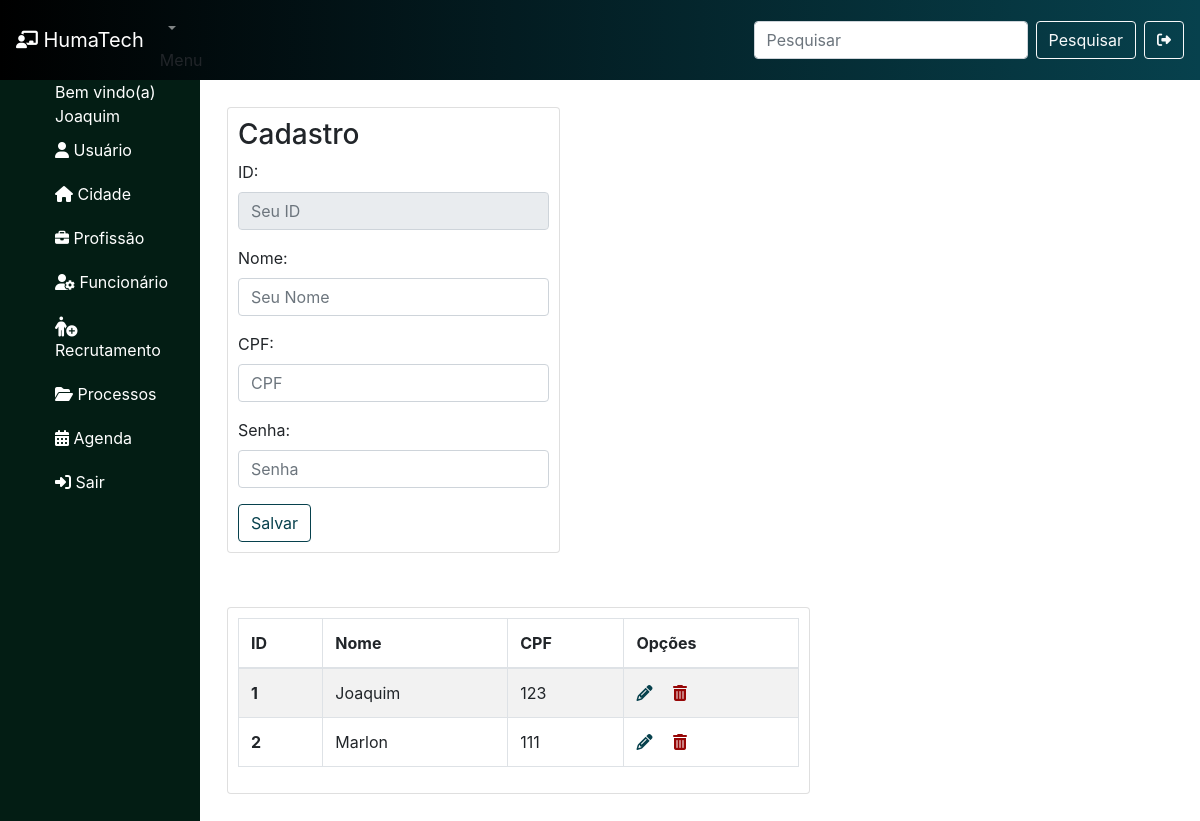
The app's page /principal.php (signed in) with its own data.
### tables this page shows
CREATE TABLE usuario(
    id INT PRIMARY KEY NOT NULL AUTO_INCREMENT,
    nome VARCHAR(45),
    cpf VARCHAR(45),
    senha VARCHAR(45)
);

### principal.php (the view, shortened to what this page needs)
<!DOCTYPE html>
<html lang="pr-br">
<?php
include "conexao.php";
$destino = './usuario/inserir.php';
?>
<head>
  <link rel="stylesheet" href="https://cdnjs.cloudflare.com/ajax/libs/font-awesome/6.6.0/css/all.min.css"
 />
  <link rel="stylesheet" href="https://stackpath.bootstrapcdn.com/bootstrap/4.1.3/css/bootstrap.min.css"
>
  <link rel="stylesheet" href="./recursos/style.css">
  <link rel="stylesheet" href="https://cdn.datatables.net/2.1.8/css/dataTables.dataTables.css" />
</head>
<body>
<?php include './menuSuperior.php';?>
  <div class="container-fluid">
    <div class="row">
      <div class="col-md-2 menu">
       <?php include './menuLateral.php'; ?>
      </div>
      <div class="col-md-10">
        <div class="row">
          <div class="col-md-4 card">
            <h3>Cadastro</h3>
            <form action="<?= $destino ?>" method="post">
              <div class="form-group">
                <label>ID: </label>
                <input readonly value="<?php echo isset($dadosAlt) ? $dadosAlt['id'] : '' ?>" type="text" name="id"
                  class="form-control" placeholder="Seu ID">
              </div>
              <div class="form-group">
                <label>Nome: </label>
                <input value="<?php echo isset($dadosAlt) ? $dadosAlt['nome'] : '' ?>" type="text" name="nome" required
                  class="form-control" placeholder="Seu Nome">
              </div>
              <div class="form-group">
                <label>CPF: </label>
                <input value="<?php echo isset($dadosAlt) ? $dadosAlt['cpf'] : '' ?>" type="text" name="cpf" required
                  class="form-control cpf" placeholder="CPF">
              </div>
              <div class="form-group">
                <label>Senha: </label>
                <input value="<?php echo isset($dadosAlt) ? $dadosAlt['senha'] : '' ?>" type="password" name="senha"
                  required class="form-control" placeholder="Senha">
              </div>
              <button type="submit" class="btn btn-outline-info color"> Salvar </button>
            </form>
          </div>
          <div class="col-md-7 card">
            <table class="table table-striped table-bordered" id="tabela">
              <thead>
                <tr>
                  <th scope="col">ID</th>
                  <th scope="col">Nome</th>
                  <th scope="col">CPF</th>
                  <th scope="col">Opções</th>
                </tr>
              </thead>
              <tbody>
                <?php
                $sql = 'SELECT * FROM usuario';
                $resultado = mysqli_query($conexao, $sql);
                while ($colunas = mysqli_fetch_assoc($resultado)) {
                  ?>
                  <tr>
                    <th scope="row"> <?php echo $colunas['id'] ?> </th>
                    <td> <?php echo $colunas['nome'] ?></td>
                    <td> <?php echo $colunas['cpf'] ?></td>
                    <td>
                      <a href="principal.php?idAlt=<?= $colunas['id'] ?>"> <i class="fa-solid fa-pencil mr-3"
                          style="color: #07414d;"></i></a>
                      <a href="<?php echo './usuario/excluir.php?id=' . $colunas['id']; ?>"> <i
                          class="fa-solid fa-trash-can" style="color: #970707;"></i></a>
                    </td>
                  </tr>
                <?php } ?>
              </tbody>
            </table>
          </div>
        </div>
      </div>
    </div>
</body>
</html>

### recursos/style.css (style rules this page uses)
.color { border-color: #07414d; color: #07414d; }
.menu { background-color: rgb(3, 29, 20); height: 100vh; list-style: none; }
.card { margin-top: 5px; padding: 10px; margin: 27px; }

### records on screen
usuario: id "1", nome "Joaquim", cpf "123"
usuario: id "2", nome "Marlon", cpf "111"

### other values on screen
$_SESSION['usuario'] "Joaquim"
